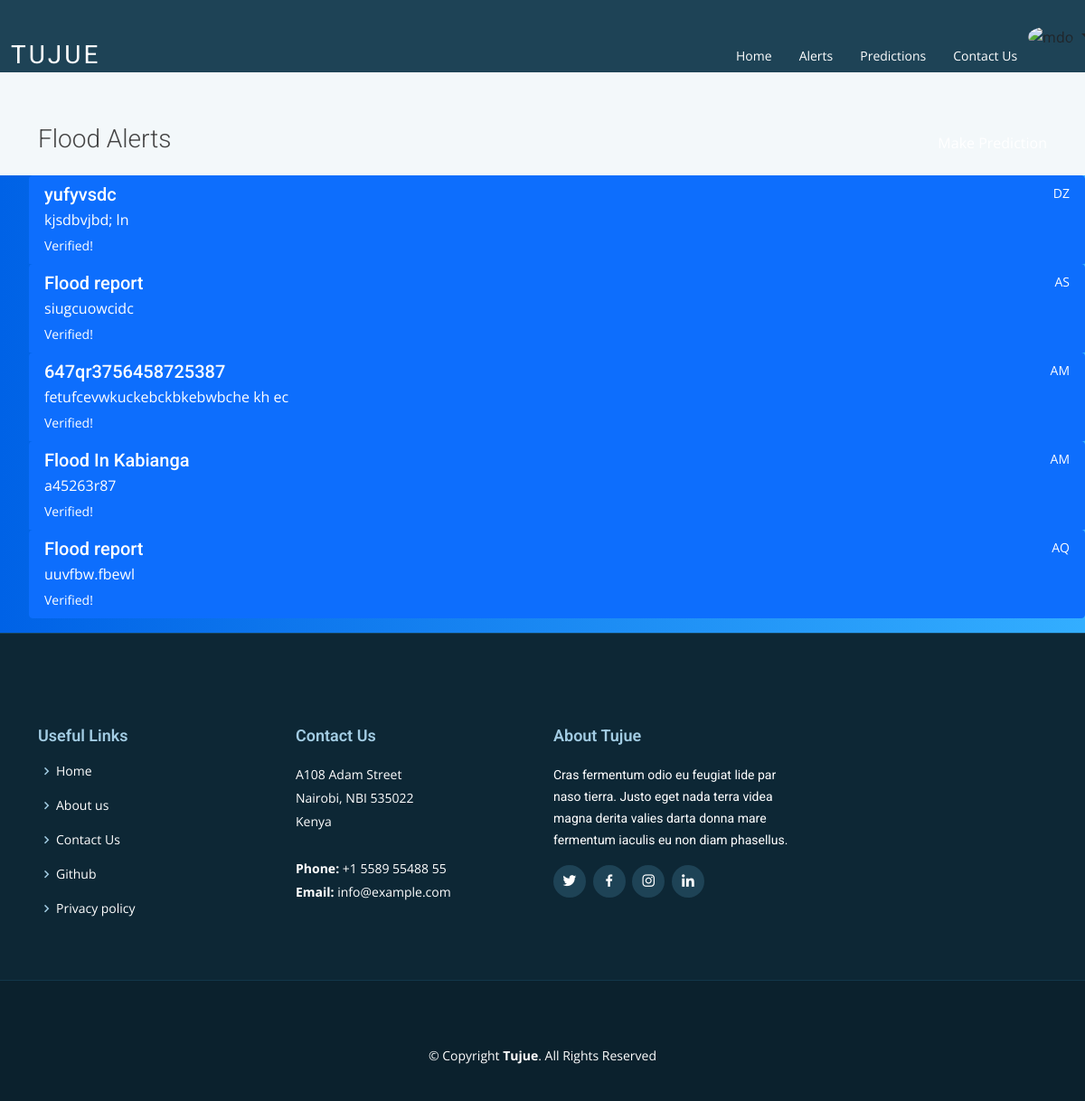
Before: /v1/disaster/alerts/ with the older database file.
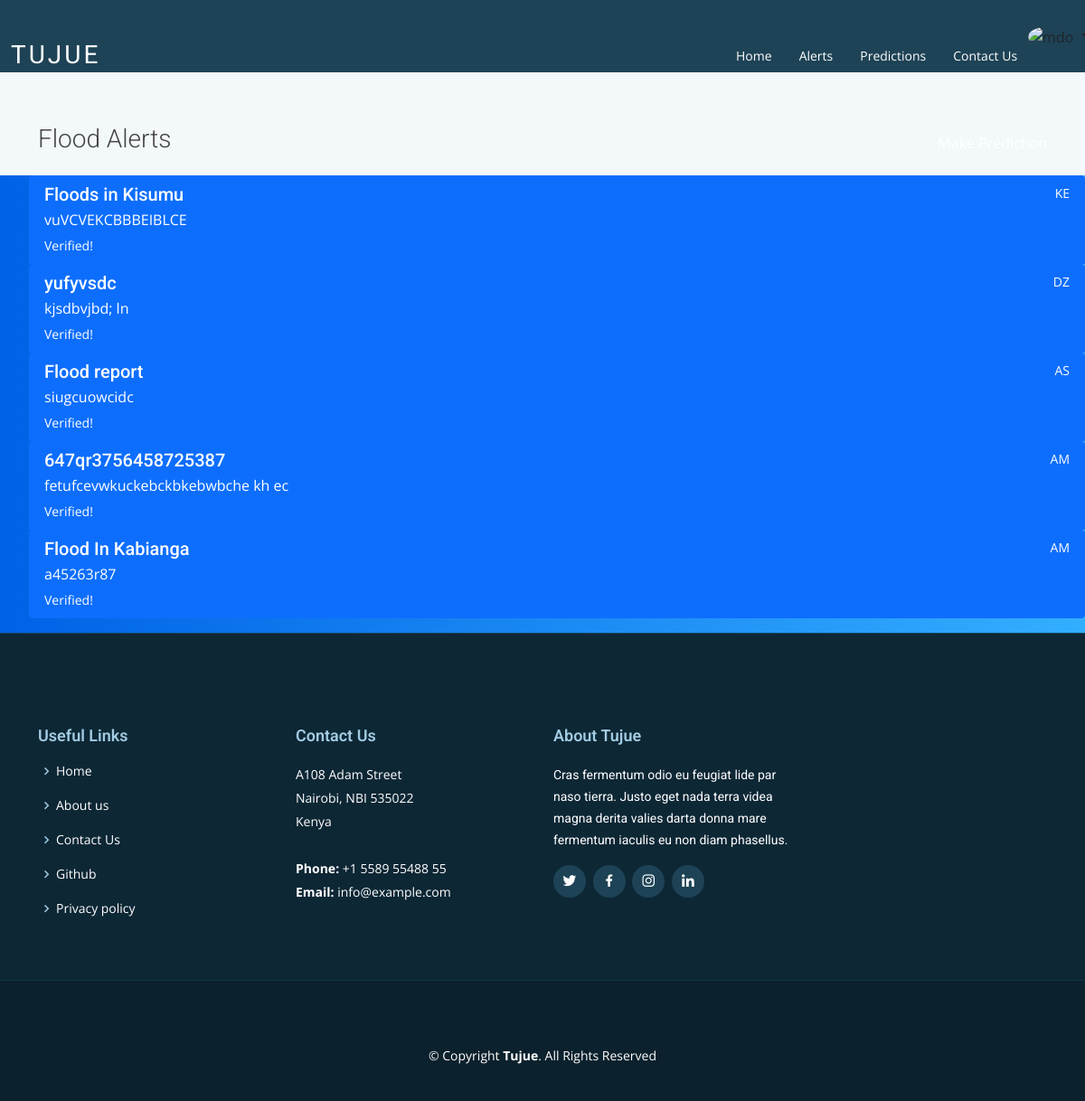
After: the same page with the newer database file.
### disaster/models.py (models this page shows, shortened)
class DisasterReport(models.Model):
    reportID=models.UUIDField(primary_key=True,default=uuid.uuid4,editable=False)
    reportSubject=models.CharField('Report Title',max_length=20,help_text='What are you reporting about?',default='')
    disasterChoices=(
        ('F','Flood'),
        ('E','EarthQuake'),
        ('L','Land slide'),
        ('W','Wild/Forest Fires')
    )
    disasterName=models.CharField(
        'Disaster Name',
        max_length=20,
        choices=disasterChoices
        )
    dateCreated=models.DateTimeField('Date',auto_now=False,auto_now_add=True)#will automatically enter the current date and can't be edited
    costOfDamages=models.DecimalField('Damage Cost',max_digits=20,decimal_places=0)
    country=models.CharField('Country',max_length=20,choices=countryList)
    description=models.TextField('Description')
    casualties=models.IntegerField('Casualties')
    validated=models.BooleanField(default=False)
    """"def get_absolute_url(self):
        #Returns the url to access a detail record for a specific disaster report.
        return reverse('alerts', args=[str(self.reportID)])"""
    '''So the order of occurrence will be reversed and the newest record will appear first because of the (-)'''
    class Meta:
        ordering=['-dateCreated','disasterName']

### disaster/views.py (the view)
# urls.py: path('alerts/',views.DisasterListView.as_view(),name='alerts'),
class DisasterListView(generic.ListView):
    model=DisasterReport
    context_object_name='disasterreport_list'#is the name of the list
    template_name='disaster/index.html'#is the target html file that will have the alerts
    def get_queryset(self):
        return DisasterReport.objects.filter(validated=True)[:5]#will print a maximum of five

### disaster/templates/disaster/disasterreport_list.html
{% extends "base_generic.html" %}
{% block content %}
    {% if disasterreport_list %}
  <main id="main">
    <section class="breadcrumbs">
      <div class="container">
        <div class="d-flex justify-content-between align-items-center">
          <h2>Flood Alerts</h2>
          <ol>
            <li><a href="{% url 'FormView' %}">Make Prediction</a></li>
          </ol>
        </div>
      </div>
    </section>
    <ul>
      {% for alert in disasterreport_list %}
        <div class="list-group">
          <a href="#" class="list-group-item list-group-item-action flex-column align-items-start active">
            <div class="d-flex w-100 justify-content-between">
              <h5 class="mb-1">{{ alert.reportSubject }}</h5>
              <small>{{ alert.country }}</small>
            </div>
            <p class="mb-1">{{ alert.description }}</p>
            <small>Verified!</small>
          </a>
      {% endfor %}
    {% else %}
    <p> No floods predicted yet</p>
    {% endif %}
  </main>
{% endblock %}

### disaster/templates/base_generic.html (shortened to what this page needs)
<!DOCTYPE html>
{% load static %}
<html lang="en">
  <head>
    <link href="{% static 'assets/vendor/animate.css/animate.min.css' %}" rel="stylesheet">
    <link href="{% static 'assets/vendor/aos/aos.css' %}" rel="stylesheet">
    <link href="{% static 'assets/vendor/bootstrap/css/bootstrap.min.css' %}" rel="stylesheet">
    <link href="{% static 'assets/vendor/bootstrap-icons/bootstrap-icons.css' %}" rel="stylesheet">
    <link href="{% static 'assets/vendor/boxicons/css/boxicons.min.css' %}" rel="stylesheet">
    <link href="{% static 'assets/vendor/glightbox/css/glightbox.min.css' %}" rel="stylesheet">
    <link href="{% static 'assets/vendor/swiper/swiper-bundle.min.css' %}" rel="stylesheet">
    <link href="{% static 'disaster/static/assets/css/registration.css' %}" rel="stylesheet">
    <link href="{% static 'assets/css/style.css' %}" rel="stylesheet">
  </head>
  <body>
    <header id="header" class="fixed-top d-flex align-items-center header-transparent">
      <div class="container d-flex justify-content-between align-items-center">
        <div class="logo">
          <h1 class="text-light"><a href="{% url 'index' %}"><span>Tujue</span></a></h1>
        </div>
        <nav id="navbar" class="navbar">
          <ul>
            <li><a href="{% url 'index' %}" >Home</a></li>
            <li><a href="{% url 'alerts' %}">Alerts</a></li>
            <li><a href="{% url 'FormView'%}" >Predictions</a></li>
            <li><a href="contact.html">Contact Us</a></li>
          </ul>
        </nav>
      </div>
      <div class="dropdown text-end">
          <a href="#" class="d-block link-dark text-decoration-none dropdown-toggle" id="dropdownUser1" data-bs-toggle="dropdown" aria-expanded="false">
              <img src="https://github.com/mdo.png" alt="mdo" width="32" height="32" class="rounded-circle">
          </a>
      </div>
    </header>
    {% block content %}
    {% endblock%}
    <footer id="footer" data-aos="fade-up" data-aos-easing="ease-in-out" data-aos-duration="500">
            <div class="footer-top">
              <div class="container">
                <div class="row">
                  <div class="col-lg-3 col-md-6 footer-links">
                    <h4>Useful Links</h4>
                    <ul>
                      <li><i class="bx bx-chevron-right"></i> <a href="{% url 'index' %}">Home</a></li>
                      <li><i class="bx bx-chevron-right"></i> <a href="#">About us</a></li>
                      <li><i class="bx bx-chevron-right"></i> <a href="#">Contact Us</a></li>
                      <li><i class="bx bx-chevron-right"></i> <a href="https://github.com/dgikonyo/tujue-web/tree/master">Github</a></li>
                      <li><i class="bx bx-chevron-right"></i> <a href="#">Privacy policy</a></li>
                    </ul>
                  </div>
                  <div class="col-lg-3 col-md-6 footer-contact">
                    <h4>Contact Us</h4>
                    <p>
                      A108 Adam Street <br>
                      Nairobi, NBI 535022<br>
                      Kenya <br><br>
                      <strong>Phone:</strong> +1 5589 55488 55<br>
                      <strong>Email:</strong> info@example.com<br>
                    </p>
                  </div>
                  <div class="col-lg-3 col-md-6 footer-info">
                    <h3>About Tujue</h3>
                    <p>Cras fermentum odio eu feugiat lide par naso tierra. Justo eget nada terra videa magna derita valies darta donna mare fermentum iaculis eu non diam phasellus.</p>
                    <div class="social-links mt-3">
                      <a href="#" class="twitter"><i class="bx bxl-twitter"></i></a>
                      <a href="#" class="facebook"><i class="bx bxl-facebook"></i></a>
                      <a href="#" class="instagram"><i class="bx bxl-instagram"></i></a>
                      <a href="#" class="linkedin"><i class="bx bxl-linkedin"></i></a>
                    </div>
                  </div>
                </div>
              </div>
            </div>
            <div class="container">
              <div class="copyright">
                &copy; Copyright <strong><span>Tujue</span></strong>. All Rights Reserved
              </div>
              <div class="credits">
            </div>
    </footer>
  </body>
</html>

### disaster/static/assets/css/registration.css (style rules this page uses)
body { background: #007bff; background: linear-gradient(to right, #0062E6, #33AEFF); }
.container { padding-top: 42px; }

### disaster/static/assets/css/style.css (style rules this page uses)
body { font-family: "Open Sans", sans-serif; color: #444; }
a { color: #ffffff; text-decoration: none; }
h1, h2, h3, h4, h5, h6, .font-primary { font-family: "Roboto", sans-serif; }
#header { height: 80px; transition: all 0.5s; z-index: 997; transition: all 0.5s; background: #1e4356; }
#header .logo h1 { font-size: 28px; margin: 0; padding: 4px 0; line-height: 1; font-weight: 400; letter-spacing: 3px; text-transform: uppercase; }
#header .logo h1 a, #header .logo h1 a:hover { color: #fff; text-decoration: none; }
#main { margin-top: 80px; }
.navbar { padding: 0; }
.navbar ul { margin: 0; padding: 0; display: flex; list-style: none; align-items: center; }
.navbar li { position: relative; }
.navbar a, .navbar a:focus { display: flex; align-items: center; justify-content: space-between; padding: 10px 0 10px 30px; font-family: "Open Sans", sans-serif; font-size: 14px; color: #ffffff; white-space: nowrap; transition: 0.3s; }
section { padding: 60px 0; }
.breadcrumbs { padding: 15px 0; background-color: #f3f8fa; min-height: 40px; }
.breadcrumbs h2 { font-size: 28px; font-weight: 300; }
.breadcrumbs ol { display: flex; flex-wrap: wrap; list-style: none; padding: 0; margin: 0; }
#footer { background: #0b212d; padding: 0 0 30px 0; color: #fff; font-size: 14px; }
#footer .footer-top { background: #0d2735; border-top: 1px solid #17455e; border-bottom: 1px solid #123649; padding: 60px 0 30px 0; }
#footer .footer-top .footer-info { margin-bottom: 30px; }
#footer .footer-top .footer-info h3 { font-size: 18px; margin: 0 0 20px 0; padding: 2px 0 2px 0; line-height: 1; color: #a2cce3; font-weight: 600; }
#footer .footer-top .footer-info p { font-size: 14px; line-height: 24px; margin-bottom: 0; font-family: "Roboto", sans-serif; color: #fff; }
#footer .footer-top .social-links a { font-size: 18px; display: inline-block; background: #1e4356; color: #fff; line-height: 1; padding: 8px 0; margin-right: 4px; border-radius: 50%; text-align: center; width: 36px; height: 36px; transition: 0.3s; }
#footer .footer-top h4 { font-size: 18px; font-weight: 600; color: #a2cce3; position: relative; padding-bottom: 12px; }
#footer .footer-top .footer-links { margin-bottom: 30px; }
#footer .footer-top .footer-links ul { list-style: none; padding: 0; margin: 0; }
#footer .footer-top .footer-links ul i { padding-right: 2px; color: #a2cce3; font-size: 18px; line-height: 1; }
#footer .footer-top .footer-links ul li { padding: 10px 0; display: flex; align-items: center; }
#footer .footer-top .footer-links ul li:first-child { padding-top: 0; }
#footer .footer-top .footer-links ul a { color: #fff; transition: 0.3s; display: inline-block; line-height: 1; }
#footer .footer-top .footer-contact { margin-bottom: 30px; }
#footer .footer-top .footer-contact p { line-height: 26px; }
#footer .copyright { text-align: center; padding-top: 30px; }
#footer .credits { padding-top: 10px; text-align: center; font-size: 13px; color: #fff; }

Changed rows visible on the page:
no longer on this page (row unchanged): DisasterReport: reportSubject "Flood report", country "AQ", description "uuvfbw.fbewl"
added DisasterReport: reportSubject "Floods in Kisumu", country "KE", description "vuVCVEKCBBBEIBLCE"
